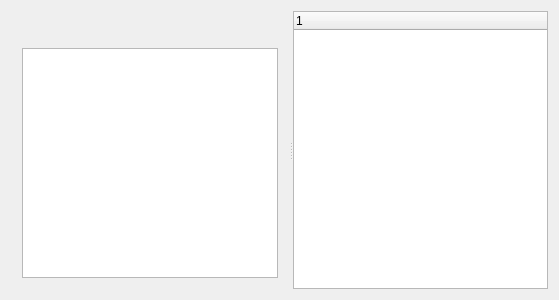
<?xml version="1.0" encoding="UTF-8"?>
<ui version="4.0">
 <class>view_nocommon</class>
 <widget class="QWidget" name="view_nocommon">
  <property name="geometry">
   <rect>
    <x>0</x>
    <y>0</y>
    <width>559</width>
    <height>300</height>
   </rect>
  </property>
  <property name="windowTitle">
   <string>view_nocommon</string>
  </property>
  <layout class="QGridLayout" name="gridLayout">
   <item row="0" column="0">
    <widget class="QSplitter" name="splitter">
     <property name="orientation">
      <enum>Qt::Horizontal</enum>
     </property>
     <widget class="QWidget" name="layoutWidget">
      <layout class="QVBoxLayout" name="verticalLayout" stretch="1,1">
       <item>
        <widget class="QLabel" name="label">
         <property name="minimumSize">
          <size>
           <width>0</width>
           <height>20</height>
          </size>
         </property>
         <property name="maximumSize">
          <size>
           <width>16777215</width>
           <height>20</height>
          </size>
         </property>
         <property name="font">
          <font>
           <family>宋体</family>
           <pointsize>12</pointsize>
           <weight>50</weight>
           <bold>false</bold>
          </font>
         </property>
         <property name="layoutDirection">
          <enum>Qt::LeftToRight</enum>
         </property>
         <property name="frameShadow">
          <enum>QFrame::Plain</enum>
         </property>
         <property name="text">
          <string/>
         </property>
         <property name="alignment">
          <set>Qt::AlignLeading|Qt::AlignLeft|Qt::AlignVCenter</set>
         </property>
        </widget>
       </item>
       <item>
        <widget class="mListWidget" name="listWidget">
         <property name="sizePolicy">
          <sizepolicy hsizetype="Expanding" vsizetype="Expanding">
           <horstretch>1</horstretch>
           <verstretch>0</verstretch>
          </sizepolicy>
         </property>
         <property name="minimumSize">
          <size>
           <width>0</width>
           <height>0</height>
          </size>
         </property>
        </widget>
       </item>
      </layout>
     </widget>
     <widget class="mTreeWidget" name="treeWidget">
      <property name="sizePolicy">
       <sizepolicy hsizetype="Expanding" vsizetype="Expanding">
        <horstretch>6</horstretch>
        <verstretch>0</verstretch>
       </sizepolicy>
      </property>
      <property name="indentation">
       <number>20</number>
      </property>
      <column>
       <property name="text">
        <string notr="true">1</string>
       </property>
      </column>
     </widget>
    </widget>
   </item>
  </layout>
 </widget>
 <layoutdefault spacing="6" margin="11"/>
 <customwidgets>
  <customwidget>
   <class>mTreeWidget</class>
   <extends>QTreeWidget</extends>
   <header>mtreewidget.h</header>
  </customwidget>
  <customwidget>
   <class>mListWidget</class>
   <extends>QListWidget</extends>
   <header>mlistwidget.h</header>
  </customwidget>
 </customwidgets>
 <resources/>
 <connections/>
</ui>
